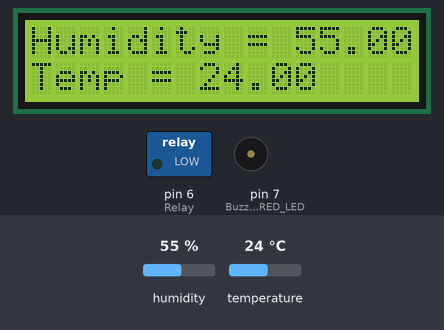
Recording of a sketch running on a simulated Arduino Uno, built with avr-gcc and run on an emulated ATmega328P. On the bench: 16×2 character LCD, switched loads named in the sketch (green lamp = pin HIGH), buzzer (waves = sounding, pin HIGH). The inputs (shaded band) are chosen by the test bench; at power-on: temperature 24 °C, humidity 55 %.

Above: at 1.6 s.
1.7 s: temperature set to 39 °C
At 2.9 s:
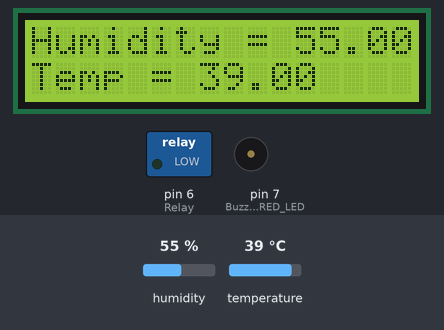
4.1 s: temperature set to 42 °C
At 5.2 s:
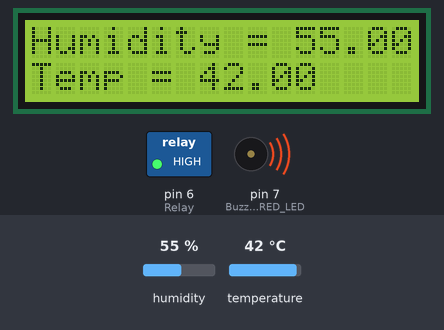
6.3 s: humidity set to 22 %
At 8.4 s:
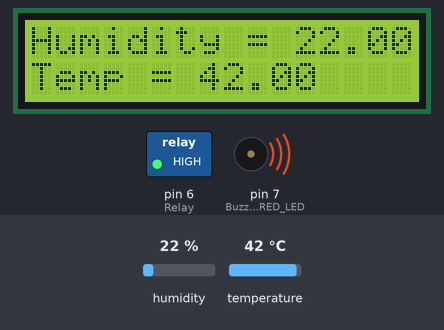
8.7 s: humidity set to 40 %
At 9.5 s:
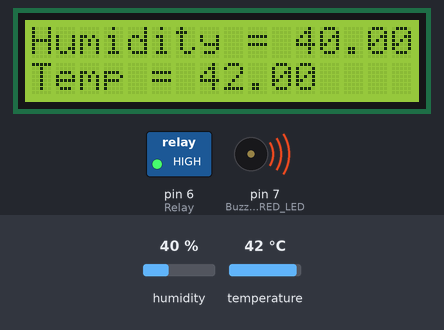
Timing chart, 0 to 11.7 s (numbered marks = the images above; inputs shaded):
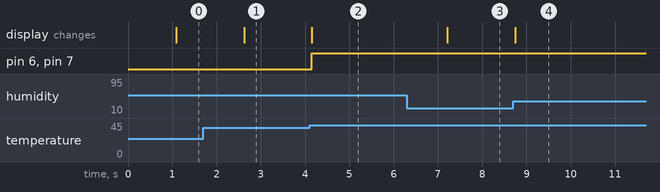

Measured:
- the behaviour switches between 40 and 41 °C on temperature (found by bisection; images 1 and 2)
- after the input at 1.7 s, the display: changes after 0.92 s (image 1)
- after the input at 4.1 s, pin 6 (Relay), pin 7 (Buzzer_and_RED_LED): LOW → HIGH after 0.05 s; the display: changes after 0.05 s (image 2)
- after the input at 6.3 s, the display: changes after 0.91 s (image 3)
- after the input at 8.7 s, the display: changes at once (image 4)

The sketch:

projectfinal.ino
```cpp
#include <LiquidCrystal.h>
#include <dht.h>

LiquidCrystal lcd(12, 11, 5, 4, 3, 2); //lcd digital pins
int greenPin = A0; //dht data pin
dht sensor;

void setup()
{
  lcd.begin(16,2); //16 by 2 character display
  pinMode(6, OUTPUT); //Relay
  pinMode(7, OUTPUT); //Buzzer and RED LED (mark this line if u don't want to use buzzer and LED)
  //pinMode(8, OUTPUT); //GREEN LED(Unmark the previous comment if u want Green LED)
}

void loop()
{
  delay(1000); //wait a sec (recommended for DHT11)
  sensor.read11(greenPin);
  lcd.clear();
  lcd.setCursor(0,0);
  lcd.print("Humidity = ");
  lcd.print(sensor.humidity);
  lcd.setCursor(0,1);
  lcd.print("Temp = ");
  lcd.print(sensor.temperature);
  if(sensor.temperature > 40 && sensor.humidity < 60) //change 40 into threshold Temperature Degree(Celcius)
   //Change 60 into required Threshold Humidity (Percentage)
  {
    digitalWrite(7, HIGH);
    digitalWrite(6, HIGH);
    //digitalWrite(8, LOW);   //uncheck previous comment if u want green led
    delay(500);
  }
  else
  {
    digitalWrite(7, LOW);
    digitalWrite(6, LOW);
    //digitalWrite(8, HIGH); //uncheck previous comment if u want green led
    delay(500);
  }
}
```
